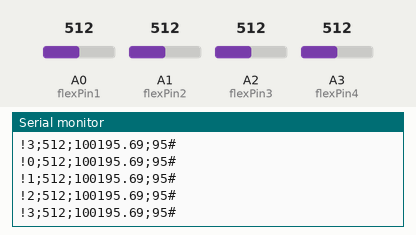
Recording of a sketch running on a simulated Arduino Uno, built with avr-gcc and run on an emulated ATmega328P. On the bench: the last lines printed to the serial monitor. The test bench sets the inputs (shaded band); at power-on: A0 (flexPin1) = 512, A1 (flexPin2) = 512, A2 (flexPin3) = 512, A3 (flexPin4) = 512.

Above: at 1.2 s.
1.3 s: A0 (flexPin1) set to 716
2.8 s: A1 (flexPin2) set to 716
At 2.99 s:
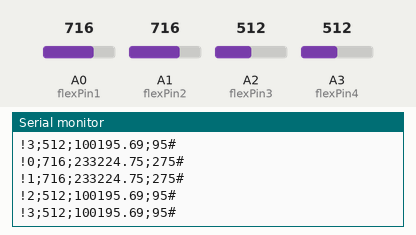
4.3 s: A2 (flexPin3) set to 716
At 4.59 s:
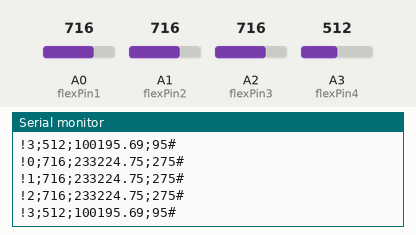
5.8 s: A3 (flexPin4) set to 716
At 5.99 s:
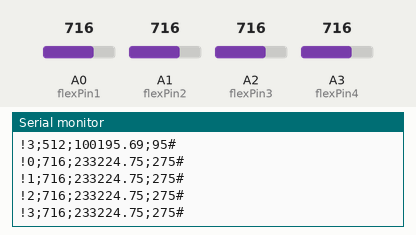
7.3 s: A0 (flexPin1) set to 992
8.8 s: A1 (flexPin2) set to 992
At 8.99 s:
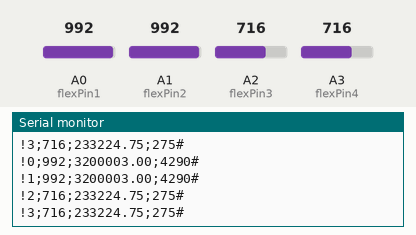
Timing chart, 0 to 11.3 s (numbered marks = the images above; inputs shaded):
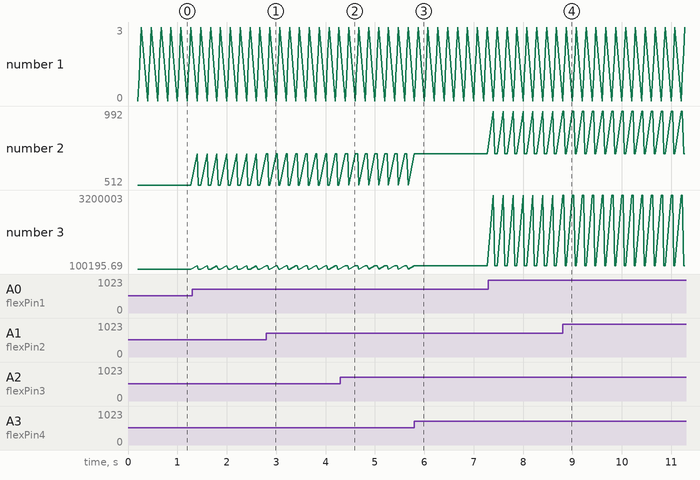

Measured:
- after the input at 2.8 s, the serial monitor: prints a new line at once (image 1)
- after the input at 4.3 s, the serial monitor: prints a new line after 0.15 s (image 2)
- after the input at 5.8 s, the serial monitor: prints a new line after 0.07 s (image 3)
- after the input at 8.8 s, the serial monitor: prints a new line at once (image 4)

The sketch:

2986413.ino
```cpp
const int flexPin1 = A0;	//Flex Sensor&Voltage divider pins
const int flexPin2 = A1;
const int flexPin3 = A2;
const int flexPin4 = A3;
const float VCC = 5;			// voltage at Ardunio 5V line
const float R_DIV = 100000.0;	// resistor used to create a voltage divider
const float flatResistance = 29987.28;	// resistance when flat
const float bendResistance = 162982.00;	// resistance at 90 deg


void setup()
{
 cli();        // disable all interrupts

  TCCR1A = 0;
  TCCR1B = 0;
  TCNT1  = 0;

  OCR1A = 12499;            // compare match register 16MHz/256/2Hz

  TCCR1B |= (1 << WGM12);   // CTC mode active
  TCCR1B |= (1 << CS12);    // 256 prescaler
  TIMSK1 |= (1 << OCIE1A);
  sei();  // enable all interrupts// enable timer compare interrupt
  pinMode(flexPin1, INPUT);
  pinMode(flexPin2, INPUT);
  pinMode(flexPin3, INPUT);
  pinMode(flexPin4, INPUT);
  Serial.begin(9600);
}
ISR(TIMER1_COMPA_vect){

  	int ADCflex1 = analogRead(flexPin1);	//reading and storing ADC Values
  	int ADCflex2 = analogRead(flexPin2);
  	int ADCflex3 = analogRead(flexPin3);
  	int ADCflex4 = analogRead(flexPin4);

  	float Vflex1 = calc_Vflex(ADCflex1);	//calculating voltage
  	float Rflex1 = calc_Rflex(Vflex1);		//calculating resistance
  	float angle_flex1 = linear_resistance(Rflex1,flatResistance,bendResistance,0,180);	// Use the calculated resistance to estimate the sensor's bend angle
    int i_angle_flex1 = angle_flex1;

    float Vflex2 = calc_Vflex(ADCflex2);
  	float Rflex2 = calc_Rflex(Vflex2);
  	float angle_flex2 = linear_resistance(Rflex2,flatResistance,bendResistance,0,180);
  	int i_angle_flex2 = angle_flex2;

    float Vflex3 = calc_Vflex(ADCflex3);
  	float Rflex3 = calc_Rflex(Vflex3);
  	float angle_flex3 = linear_resistance(Rflex3,flatResistance,bendResistance,0,180);
  	int i_angle_flex3 = angle_flex3;

    float Vflex4 = calc_Vflex(ADCflex4);
  	float Rflex4 = calc_Rflex(Vflex4);
  	float angle_flex4 = linear_resistance(Rflex4,flatResistance,bendResistance,0,180);
	int i_angle_flex4 = angle_flex4;


	Serial.print("!0;" + String(ADCflex1) +";" + String(Rflex1) + ";");	//printing the angle values according to the pattern
  	Serial.print(i_angle_flex1);
 	Serial.println("#");

  	Serial.print("!1;" + String(ADCflex2) +";" + String(Rflex2) + ";");
  	Serial.print(i_angle_flex2);
 	Serial.println("#");

  	Serial.print("!2;" + String(ADCflex3) +";" + String(Rflex3) + ";");
  	Serial.print(i_angle_flex3);
 	Serial.println("#");

  	Serial.print("!3;" + String(ADCflex4) +";" + String(Rflex4) + ";");
  	Serial.print(i_angle_flex4);
 	Serial.println("#");


}
float calc_Vflex(int ADCflex){

	float Vflex = ADCflex * VCC / 1023.0;	//calculating voltage from adc value
	return Vflex;
}
float calc_Rflex(float Vflex){				//calculating resistance

    float Rflex = R_DIV * (VCC / (VCC - Vflex)) - R_DIV;
    return Rflex;
}

long linear_resistance(long x, long in_min, long in_max, long out_min, long out_max) {	//map() normalization
  return (x - in_min) * (out_max - out_min) / (in_max - in_min) + out_min;
}

void loop()
{

}
```
